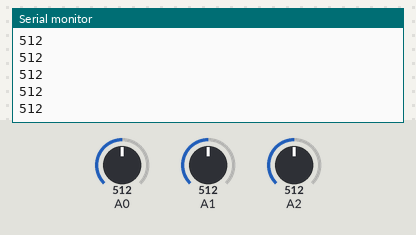
The sketch below on a simulated Arduino Uno, built with avr-gcc and run on an emulated ATmega328P. On the bench: the last lines printed to the serial monitor. Inputs (shaded band) come from the test bench; at power-on: A0 = 512, A1 = 512, A2 = 512.

Above: at 1.8 s.
1.9 s: A0 set to 716
At 2.7 s:
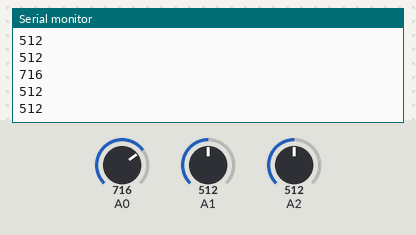
3.4 s: A1 set to 306
At 4.7 s:
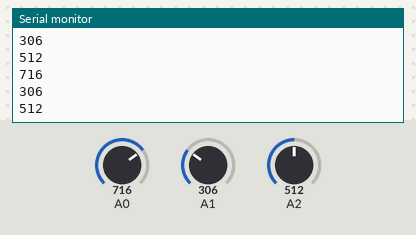
4.9 s: A2 set to 900
At 5.8 s:
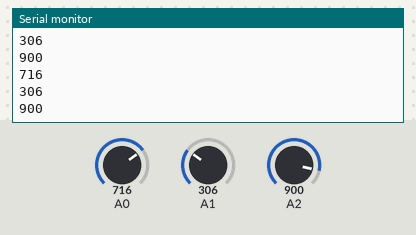
6.4 s: A2 set to 1023
At 7.7 s:
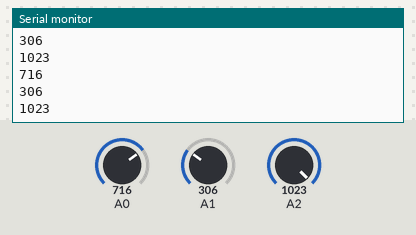
7.9 s: A1 set to 122
At 8.8 s:
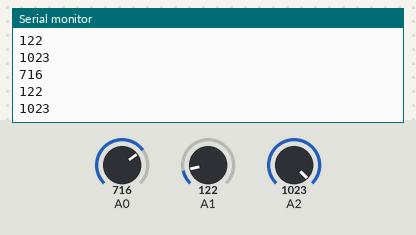
9.4 s: A0 set to 511
At 10.5 s:
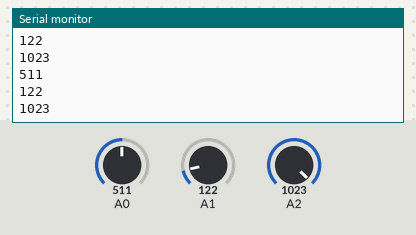
Timing chart, 0 to 11.9 s (numbered marks = the images above; inputs shaded):
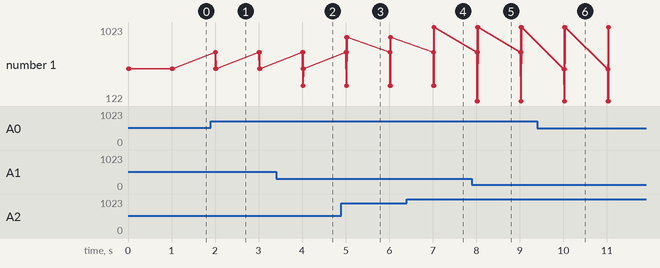

Measured:
- after the input at 1.9 s, the serial monitor: prints a new line after 0.10 s (image 1)
- after the input at 3.4 s, the serial monitor: prints a new line after 0.61 s (image 2)
- after the input at 4.9 s, the serial monitor: prints a new line after 0.12 s (image 3)
- after the input at 6.4 s, the serial monitor: prints a new line after 0.62 s (image 4)
- after the input at 7.9 s, the serial monitor: prints a new line after 0.12 s (image 5)
- after the input at 9.4 s, the serial monitor: prints a new line after 0.62 s (image 6)
- plotted number 1: 512 → 900 after the input at 4.9 s, 900 → 1023 after the input at 6.4 s

The sketch:

PhotoDiode.ino.ino
```cpp
int N = 3; //number of photodiodes

int val1 = 0;
int val2 = 0;
int val3 = 0;


void setup() {

Serial.begin(9600);

}

void loop() {

val1 = analogRead(0);
val2 = analogRead(1);
val3 = analogRead(2);

int PhotoDiodeVals[N] = {val1, val2, val3};

Serial.println(val1);
Serial.println(val2);
Serial.println(val3);
Serial.println( );
Serial.println(PhotoDiodeVals[0]);
Serial.println(PhotoDiodeVals[1]);
Serial.println(PhotoDiodeVals[2]);
Serial.println( );
delay(1000);

}
```
